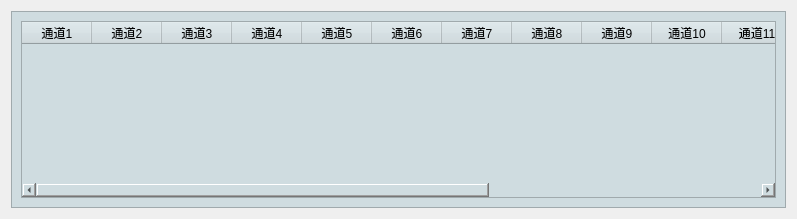
<?xml version="1.0" encoding="UTF-8"?>
<ui version="4.0">
 <class>CRecv35HDialog</class>
 <widget class="QDialog" name="CRecv35HDialog">
  <property name="geometry">
   <rect>
    <x>0</x>
    <y>0</y>
    <width>797</width>
    <height>219</height>
   </rect>
  </property>
  <property name="minimumSize">
   <size>
    <width>780</width>
    <height>0</height>
   </size>
  </property>
  <property name="windowTitle">
   <string>Dialog</string>
  </property>
  <layout class="QHBoxLayout" name="horizontalLayout">
   <item>
    <widget class="QFrame" name="frame">
     <property name="styleSheet">
      <string notr="true">background-color: rgb(207, 220, 224);</string>
     </property>
     <property name="frameShape">
      <enum>QFrame::StyledPanel</enum>
     </property>
     <property name="frameShadow">
      <enum>QFrame::Raised</enum>
     </property>
     <layout class="QHBoxLayout" name="horizontalLayout_2">
      <item>
       <widget class="QTableWidget" name="tableWidget_35H">
        <attribute name="horizontalHeaderDefaultSectionSize">
         <number>70</number>
        </attribute>
        <column>
         <property name="text">
          <string>通道1</string>
         </property>
        </column>
        <column>
         <property name="text">
          <string>通道2</string>
         </property>
        </column>
        <column>
         <property name="text">
          <string>通道3</string>
         </property>
        </column>
        <column>
         <property name="text">
          <string>通道4</string>
         </property>
        </column>
        <column>
         <property name="text">
          <string>通道5</string>
         </property>
        </column>
        <column>
         <property name="text">
          <string>通道6</string>
         </property>
        </column>
        <column>
         <property name="text">
          <string>通道7</string>
         </property>
        </column>
        <column>
         <property name="text">
          <string>通道8</string>
         </property>
        </column>
        <column>
         <property name="text">
          <string>通道9</string>
         </property>
        </column>
        <column>
         <property name="text">
          <string>通道10</string>
         </property>
        </column>
        <column>
         <property name="text">
          <string>通道11</string>
         </property>
        </column>
        <column>
         <property name="text">
          <string>通道12</string>
         </property>
        </column>
        <column>
         <property name="text">
          <string>通道13</string>
         </property>
        </column>
        <column>
         <property name="text">
          <string>通道14</string>
         </property>
        </column>
        <column>
         <property name="text">
          <string>通道15</string>
         </property>
        </column>
        <column>
         <property name="text">
          <string>通道16</string>
         </property>
        </column>
       </widget>
      </item>
     </layout>
    </widget>
   </item>
  </layout>
 </widget>
 <resources/>
 <connections/>
</ui>
